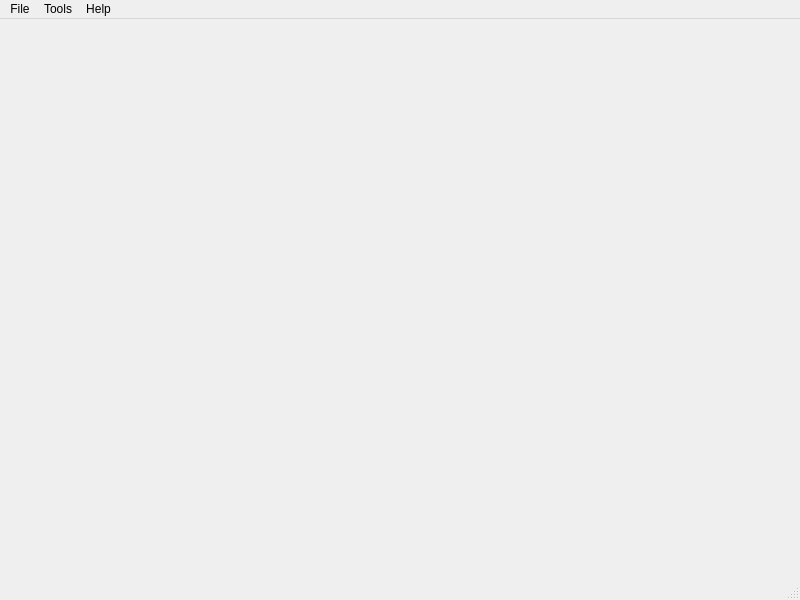
<?xml version="1.0" encoding="UTF-8"?>
<ui version="4.0">
 <class>MainWindow</class>
 <widget class="QMainWindow" name="MainWindow">
  <property name="geometry">
   <rect>
    <x>0</x>
    <y>0</y>
    <width>800</width>
    <height>600</height>
   </rect>
  </property>
  <property name="windowTitle">
   <string>MainWindow</string>
  </property>
  <widget class="QWidget" name="centralwidget"/>
  <widget class="QMenuBar" name="menubar">
   <property name="geometry">
    <rect>
     <x>0</x>
     <y>0</y>
     <width>800</width>
     <height>20</height>
    </rect>
   </property>
   <property name="nativeMenuBar">
    <bool>false</bool>
   </property>
   <widget class="QMenu" name="menuDatei">
    <property name="title">
     <string>File</string>
    </property>
    <addaction name="actionPreferences"/>
    <addaction name="actionExit"/>
   </widget>
   <widget class="QMenu" name="menuHelp">
    <property name="title">
     <string>Help</string>
    </property>
    <addaction name="actionAbout"/>
   </widget>
   <widget class="QMenu" name="menuTools">
    <property name="title">
     <string>Tools</string>
    </property>
    <addaction name="actionScriptEditor"/>
   </widget>
   <addaction name="menuDatei"/>
   <addaction name="menuTools"/>
   <addaction name="menuHelp"/>
  </widget>
  <widget class="QStatusBar" name="statusbar"/>
  <action name="actionAbout">
   <property name="text">
    <string>About...</string>
   </property>
  </action>
  <action name="actionPreferences">
   <property name="text">
    <string>Preferences....</string>
   </property>
  </action>
  <action name="actionExit">
   <property name="text">
    <string>Exit</string>
   </property>
  </action>
  <action name="actionScriptEditor">
   <property name="checkable">
    <bool>true</bool>
   </property>
   <property name="text">
    <string>Script editor</string>
   </property>
  </action>
 </widget>
 <resources/>
 <connections/>
</ui>
